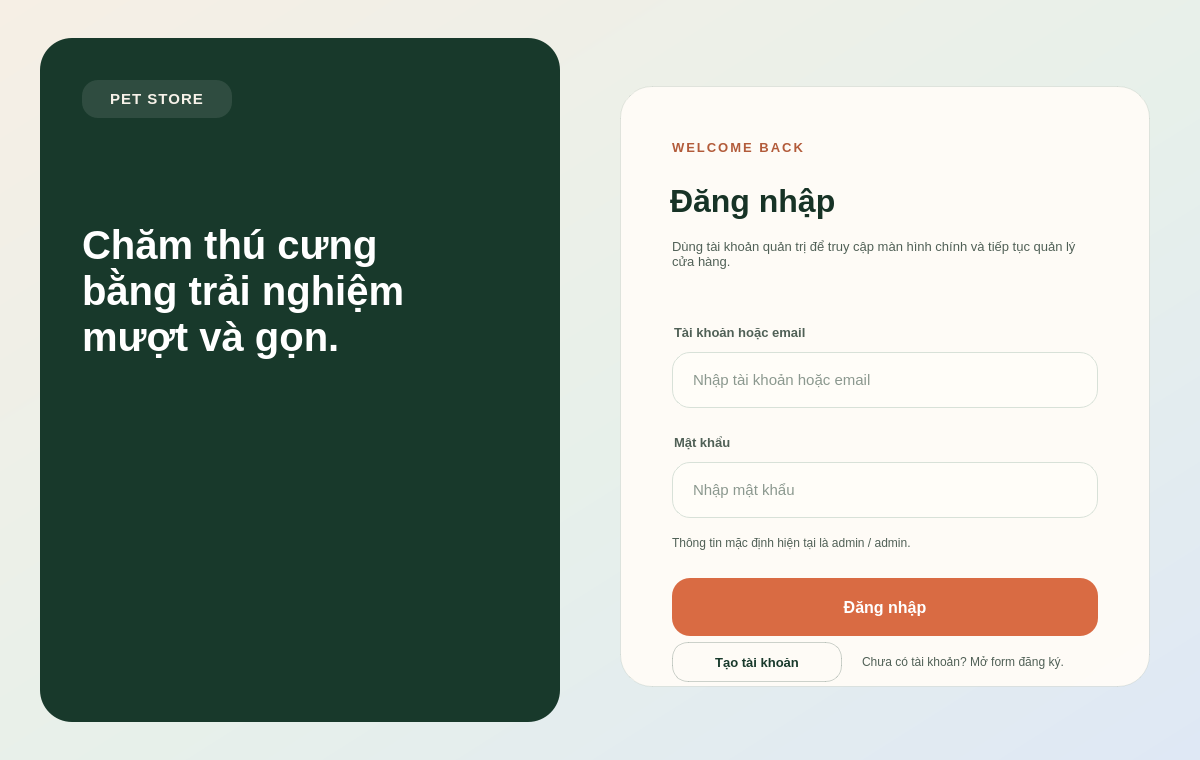
<?xml version="1.0" encoding="UTF-8"?>
<ui version="4.0">
 <class>Login</class>
 <widget class="QMainWindow" name="Login">
  <property name="geometry">
   <rect>
    <x>0</x>
    <y>0</y>
    <width>1200</width>
    <height>760</height>
   </rect>
  </property>
  <property name="minimumSize">
   <size>
    <width>1200</width>
    <height>760</height>
   </size>
  </property>
  <property name="windowTitle">
   <string>PET STORE | Đăng nhập</string>
  </property>
  <property name="styleSheet">
   <string notr="true">#centralwidget {
    background: qlineargradient(x1:0, y1:0, x2:1, y2:1, stop:0 #f6efe5, stop:0.55 #e7f0ea, stop:1 #dfe8f5);
    font-family: &quot;Segoe UI&quot;;
}

QFrame#heroPanel {
    background-color: #18392b;
    border-radius: 32px;
}

QFrame#heroGlass {
    background-color: rgba(255, 255, 255, 22);
    border: 1px solid rgba(255, 255, 255, 30);
    border-radius: 24px;
}

QFrame#formCard {
    background-color: rgba(255, 252, 247, 245);
    border: 1px solid rgba(24, 57, 43, 25);
    border-radius: 32px;
}

QLabel#brandBadge {
    background-color: rgba(255, 255, 255, 25);
    color: #f7f2e9;
    border-radius: 16px;
    padding: 8px 14px;
    font-size: 11pt;
    font-weight: 700;
    letter-spacing: 1px;
}

QLabel#heroTitle {
    color: white;
    font-size: 30pt;
    font-weight: 700;
}

QLabel#heroSubtitle,
QLabel#heroMetaTitle,
QLabel#heroMetaText {
    color: #dce9e1;
}

QLabel#formEyebrow {
    color: #b25b3a;
    font-size: 10pt;
    font-weight: 700;
    letter-spacing: 2px;
}

QLabel#formTitle {
    color: #173326;
    font-size: 24pt;
    font-weight: 700;
}

QLabel#formSubtitle,
QLabel#emailLabel,
QLabel#passwordLabel,
QLabel#helpText,
QLabel#hintText {
    color: #506056;
}

QLabel#emailLabel,
QLabel#passwordLabel {
    font-size: 10pt;
    font-weight: 600;
}

QLineEdit {
    background-color: #fffdf8;
    border: 1px solid #d8e1d8;
    border-radius: 18px;
    padding: 0 18px;
    color: #173326;
    selection-background-color: #d96b43;
    font-size: 11pt;
}

QLineEdit:focus {
    border: 2px solid #d96b43;
    background-color: #ffffff;
}

QPushButton#btnLogin {
    background-color: #d96b43;
    color: white;
    border: none;
    border-radius: 18px;
    font-size: 12pt;
    font-weight: 700;
}

QPushButton#btnLogin:hover {
    background-color: #c65f39;
}

QPushButton#btnLogin:pressed {
    background-color: #af5331;
}

QPushButton#createAccount {
    background-color: transparent;
    color: #18392b;
    border: 1px solid rgba(24, 57, 43, 55);
    border-radius: 16px;
    font-size: 10pt;
    font-weight: 600;
}

QPushButton#createAccount:hover {
    background-color: rgba(24, 57, 43, 10);
}
</string>
  </property>
  <widget class="QWidget" name="centralwidget">
   <widget class="QFrame" name="heroPanel">
    <property name="geometry">
     <rect>
      <x>40</x>
      <y>38</y>
      <width>520</width>
      <height>684</height>
     </rect>
    </property>
    <property name="frameShape">
     <enum>QFrame::StyledPanel</enum>
    </property>
    <property name="frameShadow">
     <enum>QFrame::Raised</enum>
    </property>
    <widget class="QLabel" name="brandBadge">
     <property name="geometry">
      <rect>
       <x>42</x>
       <y>42</y>
       <width>150</width>
       <height>38</height>
      </rect>
     </property>
     <property name="text">
      <string>PET STORE</string>
     </property>
     <property name="alignment">
      <set>Qt::AlignCenter</set>
     </property>
    </widget>
    <widget class="QLabel" name="heroTitle">
     <property name="geometry">
      <rect>
       <x>42</x>
       <y>132</y>
       <width>420</width>
       <height>241</height>
      </rect>
     </property>
     <property name="text">
      <string>Chăm thú cưng
bằng trải nghiệm
mượt và gọn.</string>
     </property>
     <property name="wordWrap">
      <bool>true</bool>
     </property>
    </widget>
   </widget>
   <widget class="QFrame" name="formCard">
    <property name="geometry">
     <rect>
      <x>620</x>
      <y>86</y>
      <width>530</width>
      <height>601</height>
     </rect>
    </property>
    <property name="frameShape">
     <enum>QFrame::StyledPanel</enum>
    </property>
    <property name="frameShadow">
     <enum>QFrame::Raised</enum>
    </property>
    <widget class="QLabel" name="formEyebrow">
     <property name="geometry">
      <rect>
       <x>52</x>
       <y>48</y>
       <width>180</width>
       <height>26</height>
      </rect>
     </property>
     <property name="text">
      <string>WELCOME BACK</string>
     </property>
    </widget>
    <widget class="QLabel" name="formTitle">
     <property name="geometry">
      <rect>
       <x>50</x>
       <y>88</y>
       <width>330</width>
       <height>54</height>
      </rect>
     </property>
     <property name="text">
      <string>Đăng nhập</string>
     </property>
    </widget>
    <widget class="QLabel" name="formSubtitle">
     <property name="geometry">
      <rect>
       <x>52</x>
       <y>146</y>
       <width>410</width>
       <height>44</height>
      </rect>
     </property>
     <property name="font">
      <font>
       <pointsize>10</pointsize>
      </font>
     </property>
     <property name="text">
      <string>Dùng tài khoản quản trị để truy cập màn hình chính và tiếp tục quản lý cửa hàng.</string>
     </property>
     <property name="wordWrap">
      <bool>true</bool>
     </property>
    </widget>
    <widget class="QLabel" name="emailLabel">
     <property name="geometry">
      <rect>
       <x>54</x>
       <y>234</y>
       <width>180</width>
       <height>24</height>
      </rect>
     </property>
     <property name="text">
      <string>Tài khoản hoặc email</string>
     </property>
    </widget>
    <widget class="QLineEdit" name="Email">
     <property name="geometry">
      <rect>
       <x>52</x>
       <y>266</y>
       <width>426</width>
       <height>56</height>
      </rect>
     </property>
     <property name="placeholderText">
      <string>Nhập tài khoản hoặc email</string>
     </property>
     <property name="clearButtonEnabled">
      <bool>true</bool>
     </property>
    </widget>
    <widget class="QLabel" name="passwordLabel">
     <property name="geometry">
      <rect>
       <x>54</x>
       <y>344</y>
       <width>180</width>
       <height>24</height>
      </rect>
     </property>
     <property name="text">
      <string>Mật khẩu</string>
     </property>
    </widget>
    <widget class="QLineEdit" name="Password">
     <property name="geometry">
      <rect>
       <x>52</x>
       <y>376</y>
       <width>426</width>
       <height>56</height>
      </rect>
     </property>
     <property name="echoMode">
      <enum>QLineEdit::Password</enum>
     </property>
     <property name="placeholderText">
      <string>Nhập mật khẩu</string>
     </property>
    </widget>
    <widget class="QLabel" name="helpText">
     <property name="geometry">
      <rect>
       <x>52</x>
       <y>446</y>
       <width>322</width>
       <height>22</height>
      </rect>
     </property>
     <property name="font">
      <font>
       <pointsize>9</pointsize>
      </font>
     </property>
     <property name="text">
      <string>Thông tin mặc định hiện tại là admin / admin.</string>
     </property>
    </widget>
    <widget class="QPushButton" name="btnLogin">
     <property name="geometry">
      <rect>
       <x>52</x>
       <y>492</y>
       <width>426</width>
       <height>58</height>
      </rect>
     </property>
     <property name="text">
      <string>Đăng nhập</string>
     </property>
    </widget>
    <widget class="QPushButton" name="createAccount">
     <property name="geometry">
      <rect>
       <x>52</x>
       <y>556</y>
       <width>170</width>
       <height>40</height>
      </rect>
     </property>
     <property name="text">
      <string>Tạo tài khoản</string>
     </property>
    </widget>
    <widget class="QLabel" name="hintText">
     <property name="geometry">
      <rect>
       <x>242</x>
       <y>564</y>
       <width>251</width>
       <height>24</height>
      </rect>
     </property>
     <property name="font">
      <font>
       <pointsize>9</pointsize>
      </font>
     </property>
     <property name="text">
      <string>Chưa có tài khoản? Mở form đăng ký.</string>
     </property>
    </widget>
   </widget>
  </widget>
 </widget>
 <resources/>
 <connections/>
</ui>
